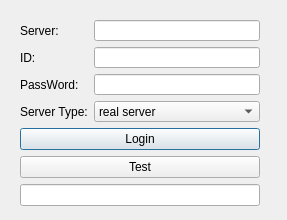
<?xml version="1.0" encoding="UTF-8"?>
<ui version="4.0">
 <class>dialog</class>
 <widget class="QDialog" name="dialog">
  <property name="geometry">
   <rect>
    <x>0</x>
    <y>0</y>
    <width>287</width>
    <height>220</height>
   </rect>
  </property>
  <property name="minimumSize">
   <size>
    <width>287</width>
    <height>220</height>
   </size>
  </property>
  <property name="maximumSize">
   <size>
    <width>287</width>
    <height>220</height>
   </size>
  </property>
  <property name="windowTitle">
   <string>Login</string>
  </property>
  <property name="modal">
   <bool>true</bool>
  </property>
  <widget class="QWidget" name="layoutWidget">
   <property name="geometry">
    <rect>
     <x>20</x>
     <y>20</y>
     <width>240</width>
     <height>186</height>
    </rect>
   </property>
   <layout class="QVBoxLayout" name="verticalLayout">
    <item>
     <layout class="QGridLayout" name="gridLayout">
      <item row="0" column="0">
       <widget class="QLabel" name="label">
        <property name="text">
         <string>Server:</string>
        </property>
        <property name="buddy">
         <cstring>lineEditEtradeServerName</cstring>
        </property>
       </widget>
      </item>
      <item row="1" column="0">
       <widget class="QLabel" name="label_2">
        <property name="text">
         <string>ID:</string>
        </property>
        <property name="buddy">
         <cstring>lineEditId</cstring>
        </property>
       </widget>
      </item>
      <item row="2" column="0">
       <widget class="QLabel" name="label_3">
        <property name="text">
         <string>PassWord:</string>
        </property>
        <property name="buddy">
         <cstring>lineEditPassword</cstring>
        </property>
       </widget>
      </item>
      <item row="3" column="0">
       <widget class="QLabel" name="label_4">
        <property name="text">
         <string>Server Type:</string>
        </property>
       </widget>
      </item>
      <item row="0" column="1">
       <widget class="QLineEdit" name="lineEditEtradeServerName">
        <property name="text">
         <string/>
        </property>
       </widget>
      </item>
      <item row="1" column="1">
       <widget class="QLineEdit" name="lineEditId"/>
      </item>
      <item row="2" column="1">
       <widget class="QLineEdit" name="lineEditPassword">
        <property name="inputMask">
         <string/>
        </property>
        <property name="text">
         <string/>
        </property>
        <property name="echoMode">
         <enum>QLineEdit::Password</enum>
        </property>
       </widget>
      </item>
      <item row="3" column="1">
       <widget class="QComboBox" name="comboBoxServerType">
        <property name="editable">
         <bool>false</bool>
        </property>
        <item>
         <property name="text">
          <string>real server</string>
         </property>
        </item>
        <item>
         <property name="text">
          <string>demo server</string>
         </property>
        </item>
       </widget>
      </item>
     </layout>
    </item>
    <item>
     <widget class="QPushButton" name="pushButtonLogin">
      <property name="sizePolicy">
       <sizepolicy hsizetype="Minimum" vsizetype="Maximum">
        <horstretch>0</horstretch>
        <verstretch>0</verstretch>
       </sizepolicy>
      </property>
      <property name="maximumSize">
       <size>
        <width>283</width>
        <height>16777215</height>
       </size>
      </property>
      <property name="text">
       <string>Login</string>
      </property>
     </widget>
    </item>
    <item>
     <widget class="QPushButton" name="pushButtonTest">
      <property name="text">
       <string>Test</string>
      </property>
     </widget>
    </item>
    <item>
     <widget class="QLineEdit" name="lineEditMessage">
      <property name="readOnly">
       <bool>true</bool>
      </property>
     </widget>
    </item>
   </layout>
  </widget>
 </widget>
 <tabstops>
  <tabstop>lineEditEtradeServerName</tabstop>
  <tabstop>lineEditId</tabstop>
  <tabstop>lineEditPassword</tabstop>
  <tabstop>comboBoxServerType</tabstop>
  <tabstop>pushButtonLogin</tabstop>
  <tabstop>lineEditMessage</tabstop>
 </tabstops>
 <resources/>
 <connections>
  <connection>
   <sender>pushButtonLogin</sender>
   <signal>clicked()</signal>
   <receiver>dialog</receiver>
   <slot>slot_login()</slot>
   <hints>
    <hint type="sourcelabel">
     <x>139</x>
     <y>138</y>
    </hint>
    <hint type="destinationlabel">
     <x>143</x>
     <y>95</y>
    </hint>
   </hints>
  </connection>
  <connection>
   <sender>pushButtonTest</sender>
   <signal>clicked()</signal>
   <receiver>dialog</receiver>
   <slot>slot_test()</slot>
   <hints>
    <hint type="sourcelabel">
     <x>256</x>
     <y>167</y>
    </hint>
    <hint type="destinationlabel">
     <x>276</x>
     <y>175</y>
    </hint>
   </hints>
  </connection>
 </connections>
 <slots>
  <slot>slot_login()</slot>
  <slot>slot_test()</slot>
 </slots>
</ui>
